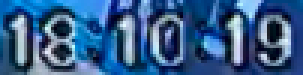
#> input picture time.png, 101 x 25 px (shown 3 times larger)
$ python test.py
#> lines starting #> are read from the running program, lines starting #| are printed output that depends on the picture; after the words box and inside, x2 and y2 are one past the last pixel; in counts of white or black regions, pixels touching at a corner belong together
import cv2
import pytesseract
import numpy as np

def main():
    img = cv2.imread("time.png")
#> img is the input picture: shape (25, 101, 3); mean B, G, R 138, 92.3, 52.5
    height, width, _ = img.shape
#> height = 25; width = 101
    cv2.namedWindow('Original Image', cv2.WINDOW_NORMAL)
    cv2.resizeWindow('Original Image', width, height)
    img = cv2.cvtColor(img, cv2.COLOR_BGR2GRAY)
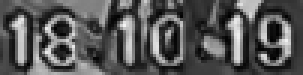
#> img: shape (25, 101) (shown 3 times larger); min 0, max 244, mean 85.6
    _, img = cv2.threshold(img, 127, 255, cv2.THRESH_BINARY)
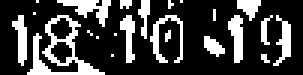
#> img: shape (25, 101) (shown 3 times larger); 25.1% white; 23 white regions (13 under 20 px), largest, box (x1, y1, x2, y2) and area: (9, 5, 35, 25) 163, (19, 0, 37, 9) 67, (50, 5, 61, 21) 60
    black_background = np.zeros_like(img)

    # Copy the original image to the black background using the binary mask
#> (the run stopped early here; a loop or call above may not have finished)

$ run again, with 0240k.png copied over time.png
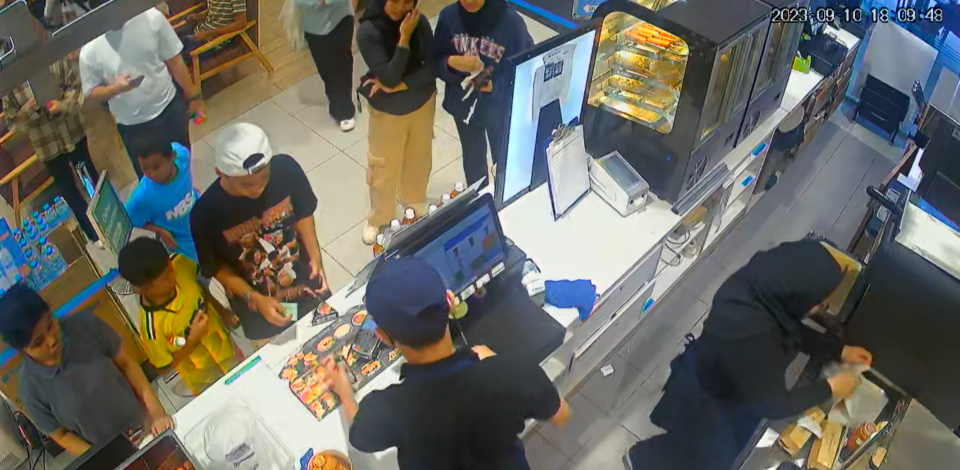
#> input picture 0240k.png, 1920 x 940 px (shown at 1/2 size)
#> in main, img is the input picture: shape (940, 1920, 3); mean B, G, R 99.1, 106, 106.2
#> in main, `img = cv2.cvtColor(img, cv2.COLOR_BGR2GRAY)`:
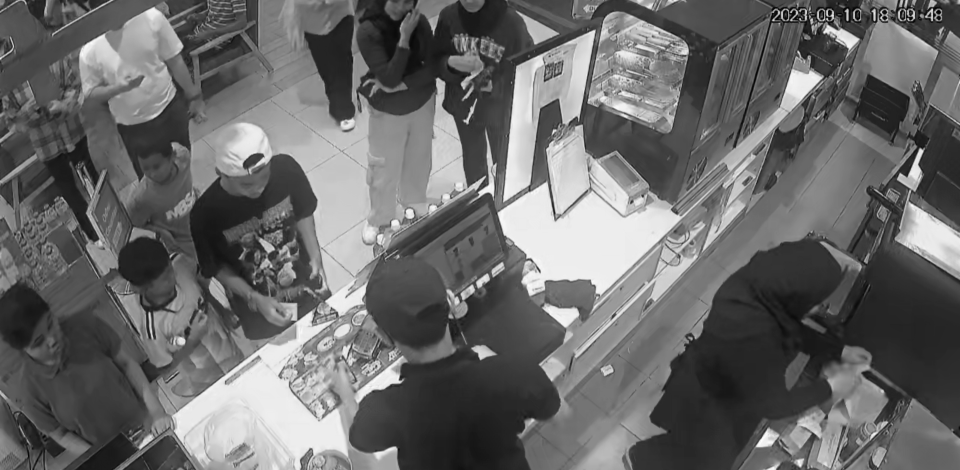
#> img: shape (940, 1920) (shown at 1/2 size); min 0, max 255, mean 105.2
#> in main, `_, img = cv2.threshold(img, 127, 255, cv2.THRESH_BINARY)`:
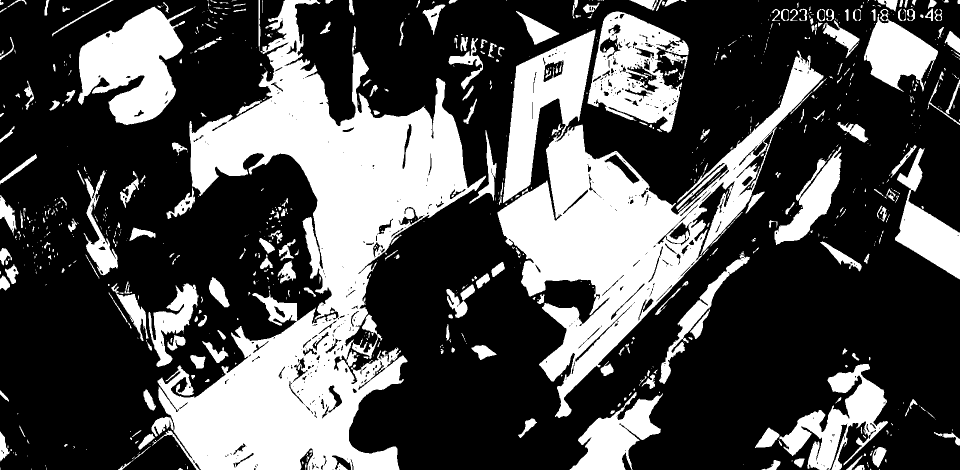
#> img: shape (940, 1920) (shown at 1/2 size); 31.7% white; 884 white regions (567 under 20 px), largest, box (x1, y1, x2, y2) and area: (303, 0, 972, 940) 227104, (995, 59, 1647, 836) 147207, (156, 13, 387, 250) 30529

$ run again, with qqq.png copied over time.png
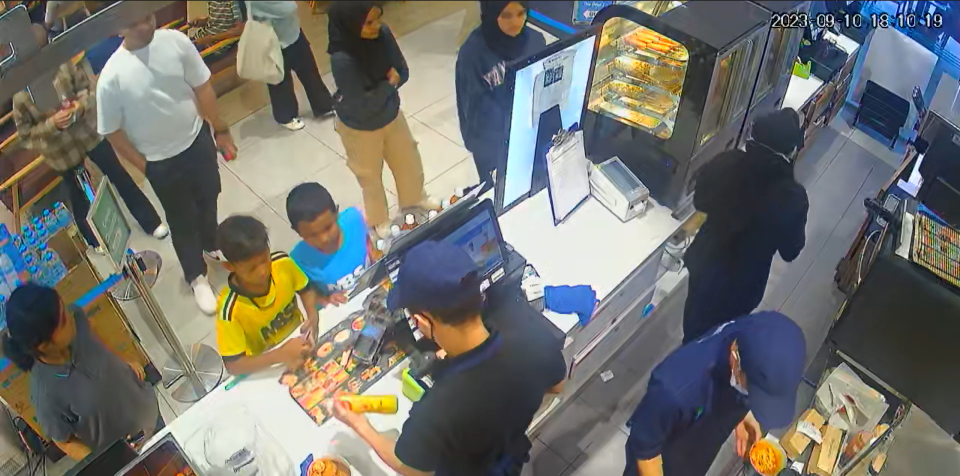
#> input picture qqq.png, 1920 x 951 px (shown at 1/2 size)
#> in main, img is the input picture: shape (951, 1920, 3); mean B, G, R 109.6, 114.6, 114.3
#> in main, `img = cv2.cvtColor(img, cv2.COLOR_BGR2GRAY)`:
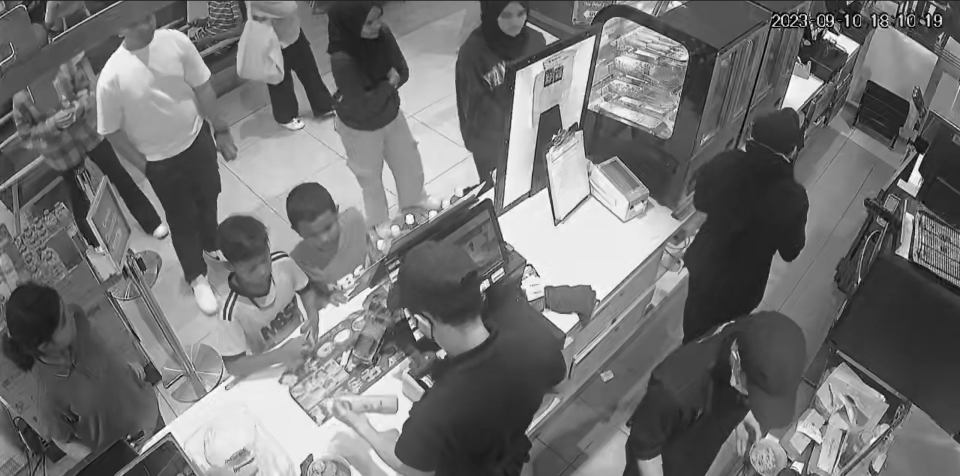
#> img: shape (951, 1920) (shown at 1/2 size); min 0, max 255, mean 113.9
#> in main, `_, img = cv2.threshold(img, 127, 255, cv2.THRESH_BINARY)`:
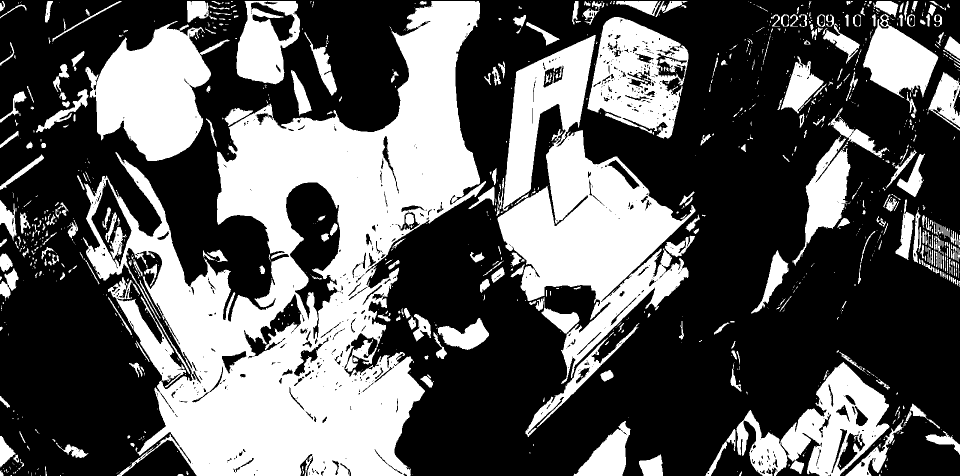
#> img: shape (951, 1920) (shown at 1/2 size); 36.6% white; 1120 white regions (723 under 20 px), largest, box (x1, y1, x2, y2) and area: (166, 2, 972, 951) 317551, (995, 70, 1391, 768) 109701, (171, 42, 459, 322) 43846
